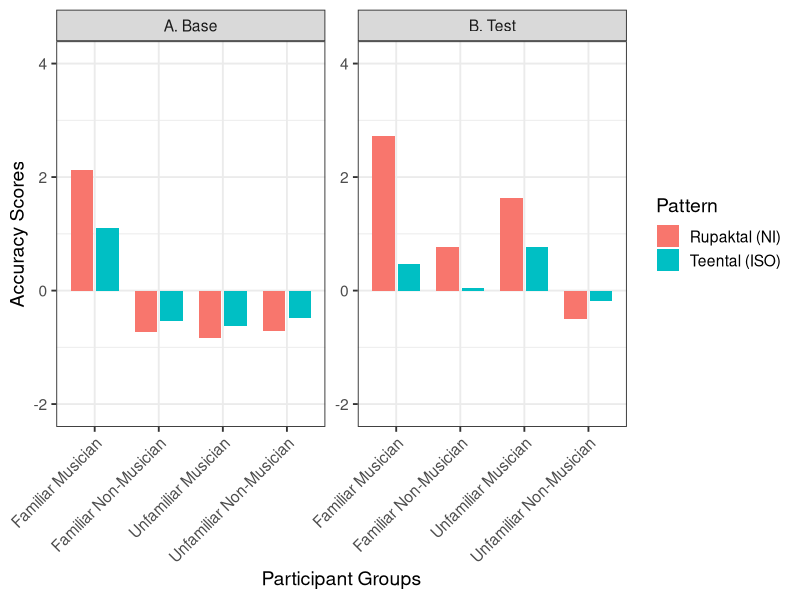
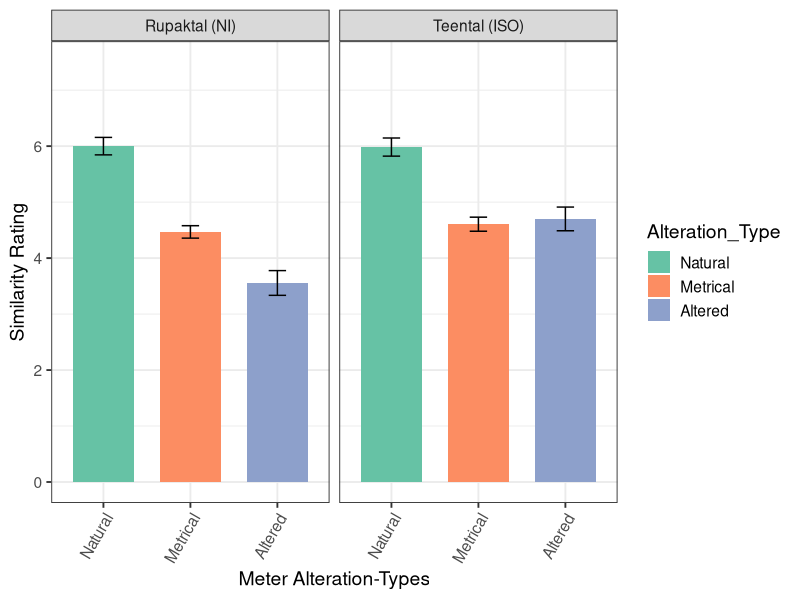
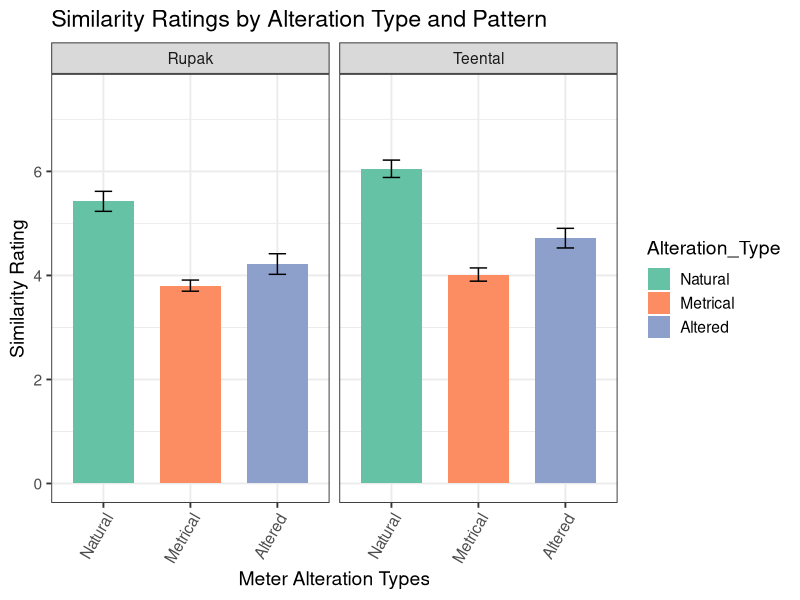
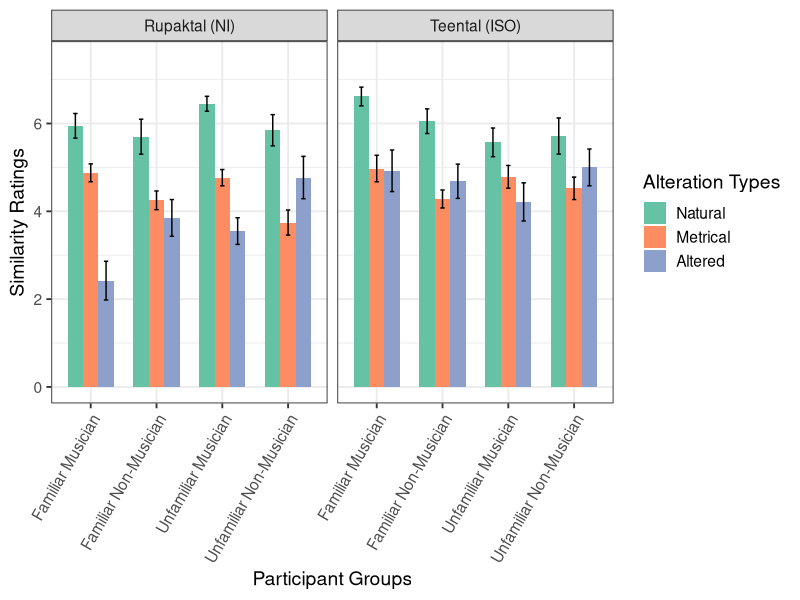
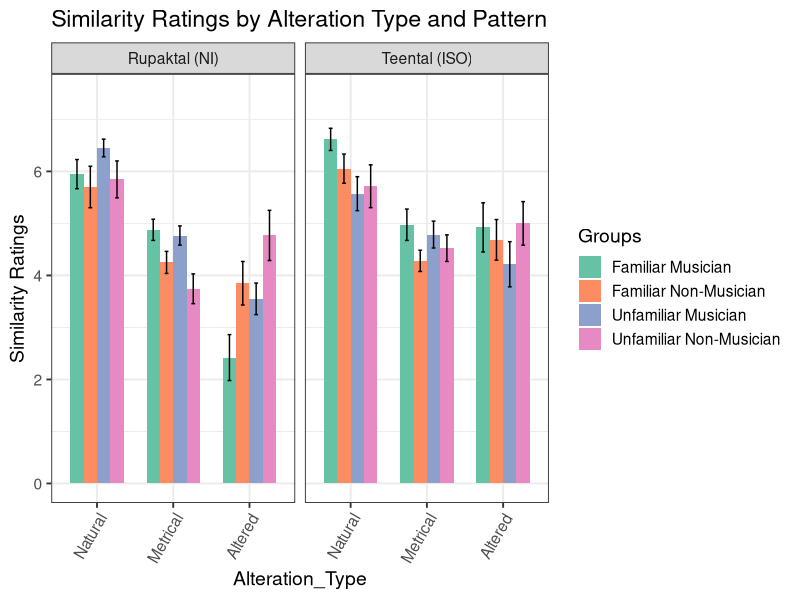

Write the R code that produced these figures, in order.
## ---- chunk 1
knitr::opts_chunk$set(echo = TRUE)
## ---- chunk 2
library(emmeans)
library(dplyr)
library(ggplot2)
library(ggforce)
library(tidyverse)
library(ggplot2)
library(stringr)
library(lme4)

## ---- chunk 3
dw2<-read.csv('Westerndata_outlierremoved.csv',skip = 0,header = TRUE)
dw2 <- subset(dw2, select = -Familiarity)
di2<-read.csv('Indiandata_outlierremoved.csv',skip = 0,header = TRUE)
## ---- chunk 4
dw2$Familiarity <- "Non-Indian"
di2$Familiarity <- "Indian"
dcom <- rbind(dw2, di2)
dcom <- dcom %>%filter(type != "Naturll" & type != "Naturl2") #remove testing stimuli
## ---- chunk 5
dcom$type<-factor(dcom$type)
dcom$Alteration_Type <- factor(dcom$type,levels = c("Basic", "Complex", "Naturl", "sd1", "sp1"),labels = c("Metrical", "Metrical","Natural", "Altered", "Metrical"))

## ---- chunk 6
# Replace 'Indian' with 'Familiar' and 'Non-Indian' with 'Unfamiliar
dcom_acc <- dcom %>%
  mutate(Familiarity = ifelse(Familiarity == "Indian", "Familiar", Familiarity)) %>%
  mutate(Familiarity = ifelse(Familiarity == "Non-Indian", "Unfamiliar", Familiarity))

# Add a new column 'Groups' by combining 'Familiairity' and 'Musicianship'
dcom_acc <- mutate(dcom_acc, Groups = paste(Familiarity, Musicianship, sep = " "))

#Accuracy Scores: Accuracy=(mean of metrical+mean of natural) - (mean of altered)
d_accuracy <- dcom_acc %>%
  group_by(ResponseId, condition, pattern, Groups, Familiarity, Musicianship) %>%
  summarise(
    Difference_Scores = (mean(similarity[type %in% c("Basic", "Naturl", "Complex", "sp1")]) -
                        mean(similarity[type == "sd1"])))

d_accuracy2 <- d_accuracy %>%
  group_by(pattern, Groups, condition) %>%
  summarise(M2 = mean(Difference_Scores), 
            n = n(), 
            SE2 = sd(Difference_Scores) / sqrt(n))
#plot difference scores
pd <- position_dodge(width = 0.8) 
d_accuracy2 <- d_accuracy %>%
  group_by(pattern, Groups, condition) %>%
  summarise(M2 = mean(Difference_Scores), 
            n = n(), 
            SE2 = sd(Difference_Scores) / sqrt(n))
g_acc1 <- ggplot(d_accuracy2, aes(x = Groups, y = M2, fill = pattern)) +
  geom_col(position = pd, width = 0.7) +
  #geom_errorbar(aes(ymin = M2 - SE2, ymax = M2 + SE2), width = 0.2, position = pd) +
  facet_wrap(~ condition, scales = "free") +
  ylab("Accuracy Scores") +  
  xlab("Participant Groups") +
  theme_bw(base_size = 14) +
  theme(axis.text.x = element_text(angle = 45, hjust = 1)) +
  ylim(min(d_accuracy2$M2) * 1.1, max(d_accuracy2$M2) * 1.1)  # Adjust ylim

#print(g_acc1)

#Now editing the graph:
# Rename levels of the condition factor for the graph
d_accuracy3<- d_accuracy2 %>%
  mutate(condition = ifelse(condition == "Base", "A. Base", condition)) %>%
  mutate(condition = ifelse(condition == "Test", "B. Test", condition))%>%
mutate(pattern = ifelse(pattern == "Rupak", "Rupaktal (NI)", pattern))%>%
mutate(pattern = ifelse(pattern == "Teental", "Teental (ISO)", pattern))

# Plot with updated facet labels
g_acc2 <- ggplot(d_accuracy3, aes(x = Groups, y = M2, fill = pattern)) +
  geom_col(position = pd, width = 0.7) +
  facet_wrap(~ condition, scales = "free") +
  ylab("Accuracy Scores") +  
  xlab("Participant Groups") +
  theme_bw(base_size = 14) +
  theme(axis.text.x = element_text(angle = 45, hjust = 1)) +
  ylim(min(d_accuracy2$M2) * 2.5, max(d_accuracy2$M2) * 1.5)+# Adjust ylim
  labs(fill = "Pattern")

print(g_acc2)

## ---- chunk 7
#1. Base

acc_base <- d_accuracy %>%
  filter(condition == "Base")
lm_acc1 <- lm(Difference_Scores ~ pattern * Familiarity*Musicianship, data = acc_base)
emm_acc <- emmeans (lm_acc1,~  pattern*Familiarity*Musicianship )
pairwise_acc <- pairs(emm_acc, by = , adjust = "bonferroni")
pairwise_summary_acc <- summary(pairwise_acc)

#2. Test

acc_Test <- d_accuracy %>%
  filter(condition == "Test")
lm_acc2 <- lm(Difference_Scores ~ pattern * Familiarity*Musicianship, data = acc_Test)
emm_acc2 <- emmeans (lm_acc2,~  pattern*Familiarity*Musicianship )
pairwise_acc2 <- pairs(emm_acc2, by = , adjust = "bonferroni")
pairwise_summary_acc2<- summary(pairwise_acc2)

#overall for effect of short term learning
m2 <- lmer(Difference_Scores ~ pattern * Familiarity * Musicianship  * condition + (1 | ResponseId), data = d_accuracy)
emm_acc3 <- emmeans(m2, ~  pattern + Familiarity + condition + pattern + Musicianship : Familiarity + pattern : condition + Musicianship : condition )
jt_acc3<-joint_tests(emm_acc3)
print(knitr::kable(jt_acc3))
pairwise_acc3 <- pairs(emm_acc3, by = , adjust = "bonferroni")
pairwise_summary_acc3 <- summary(pairwise_acc3)

## ---- chunk 8
vis_meter1 <- dcom %>%
  filter(condition != "Base") %>%
  mutate(Familiarity = ifelse(Familiarity == "Indian", "Familiar",
                              ifelse(Familiarity == "Non-Indian", "Unfamiliar", Familiarity)),
         Groups = paste(Familiarity, Musicianship, sep = " "),
         Alteration_Type = factor(Alteration_Type, levels = c("Natural", "Metrical", "Altered")),
         pattern = ifelse(pattern == "Rupak", "Rupaktal (NI)", pattern),
         pattern = ifelse(pattern == "Teental", "Teental (ISO)", pattern)) %>%
  group_by(pattern, Alteration_Type) %>%
  summarise(M = mean(similarity), n = n(), SE = sd(similarity) / sqrt(n), .groups = 'drop')

g_meter1 <- ggplot(vis_meter1, aes(x = Alteration_Type, y = M, fill = Alteration_Type)) +
  geom_col(position = position_dodge(width = 0.7), width = 0.7) +
  geom_errorbar(aes(ymin = M - SE, ymax = M + SE), width = 0.2, position = position_dodge(width = 0.7)) +
  facet_wrap(~ pattern, scales = "fixed") +
  ylab("Similarity Rating") +
  xlab("Meter Alteration-Types") +
  #ggtitle("Similarity Ratings After Short-Term Learning") +
  theme_bw(base_size = 14) +
  theme(axis.text.x = element_text(angle = 60, vjust = 1, hjust = 1)) +
  #labs(fill = "Alteration Types") +
  scale_fill_brewer(palette = "Set2")+
  ylim(0, 7.5)
g_meter1
#only Base to check
vis_meter1.2 <- dcom %>%
  filter(condition != "Test") %>%
  mutate(Familiarity = ifelse(Familiarity == "Indian", "Familiar",
                              ifelse(Familiarity == "Non-Indian", "Unfamiliar", Familiarity)),
         Groups = paste(Familiarity, Musicianship, sep = " "),
         Alteration_Type = factor(Alteration_Type, levels = c("Natural", "Metrical", "Altered"))) %>%
  group_by(pattern, Alteration_Type) %>%
  summarise(M = mean(similarity), n = n(), SE = sd(similarity) / sqrt(n), .groups = 'drop')
g_meter1.2 <- ggplot(vis_meter1.2, aes(x = Alteration_Type, y = M, fill = Alteration_Type)) +
  geom_col(position = position_dodge(width = 0.7), width = 0.7) +
  geom_errorbar(aes(ymin = M - SE, ymax = M + SE), width = 0.2, position = position_dodge(width = 0.7)) +
  facet_wrap(~ pattern, scales = "fixed") +
  ylab("Similarity Rating") +
  xlab("Meter Alteration Types") +
  ggtitle("Similarity Ratings by Alteration Type and Pattern") +
  theme_bw(base_size = 14) +
  theme(axis.text.x = element_text(angle = 60, vjust = 1, hjust = 1)) +
  #labs(fill = "Alteration Types") +
  scale_fill_brewer(palette = "Set2")+
  ylim(0, 7.5)
g_meter1.2

#Participant vise comparison for only test condition
vis_meter2 <- dcom %>%
  filter(condition != "Base") %>%
  mutate(
    Familiarity = ifelse(Familiarity == "Indian", "Familiar",
                         ifelse(Familiarity == "Non-Indian", "Unfamiliar", Familiarity)),
    Groups = paste(Familiarity, Musicianship, sep = " "),
    Alteration_Type = factor(Alteration_Type, levels = c("Natural", "Metrical", "Altered")),
    pattern = ifelse(pattern == "Rupak", "Rupaktal (NI)", pattern),
    pattern = ifelse(pattern == "Teental", "Teental (ISO)", pattern)
  ) %>%
  group_by(Groups, pattern, Alteration_Type) %>%
  summarise(M = mean(similarity), n = n(), SE = sd(similarity) / sqrt(n), .groups = 'drop')

g_meter2 <- ggplot(vis_meter2, aes(x = Groups, y = M, fill = Alteration_Type)) +
  geom_col(position = position_dodge(width = 0.7), width = 0.7) +
  geom_errorbar(aes(ymin = M - SE, ymax = M + SE), width = 0.2, position = position_dodge(width = 0.7)) +
  facet_wrap(~ pattern, scales = "fixed") +
  ylab("Similarity Ratings") +
  xlab("Participant Groups") +
  #ggtitle("Similarity Ratings by Alteration Type and Pattern") +
  theme_bw(base_size = 14) +
  theme(axis.text.x = element_text(angle = 60, vjust = 1, hjust = 1)) +
  labs(fill = "Alteration Types") +
  scale_fill_brewer(palette = "Set2") +
  ylim(0, 7.5)
g_meter2

g_meter3 <- ggplot(vis_meter2, aes(x = Alteration_Type, y = M, fill = Groups)) +
  geom_col(position = position_dodge(width = 0.7), width = 0.7) +
  geom_errorbar(aes(ymin = M - SE, ymax = M + SE), width = 0.2, position = position_dodge(width = 0.7)) +
  facet_wrap(~ pattern, scales = "fixed") +
  ylab("Similarity Ratings") +
  xlab("Alteration_Type") +
  ggtitle("Similarity Ratings by Alteration Type and Pattern") +
  theme_bw(base_size = 14) +
  theme(axis.text.x = element_text(angle = 60, vjust = 1, hjust = 1)) +
  labs(fill = "Groups") +
  scale_fill_brewer(palette = "Set2") +
  ylim(0, 7.5)
g_meter3

## ---- chunk 9

#Overall comparison of alteration types for only Test Learning Condition

meter_overall <- dcom %>%
  filter(condition != "Base")
lm_met1 <- lmer(similarity ~ pattern * Familiarity* Musicianship*Alteration_Type + (1 | ResponseId), data = meter_overall)
emm_met1 <- emmeans (lm_met1,~  + pattern +Familiarity +   Musicianship +Alteration_Type+ pattern : Alteration_Type)
jt_met1<-joint_tests(emm_met1)
print(knitr::kable(jt_met1))
#1. for overall pattern and alteration type
emm_met_overall<- emmeans (lm_met1,~  pattern*Alteration_Type )
pairwise_met1 <- pairs(emm_met_overall, by = , adjust = "bonferroni")
pairwise_summary_met1 <- summary(pairwise_met1)
#2. for all factors
pairwise_met2 <- pairs(emm_met1, by = , adjust = "bonferroni")
pairwise_summary_met2 <- summary(pairwise_met2)
